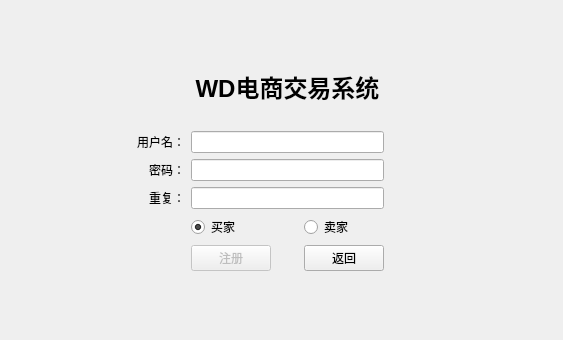
      <widget class="QWidget" name="registerPage">
       <layout class="QGridLayout" name="gridLayout_3" rowstretch="8,1,3,1,1,1,1,8,8" columnstretch="6,2,2,1,2,8">
        <item row="0" column="3">
         <spacer name="verticalSpacer_6">
          <property name="orientation">
           <enum>Qt::Vertical</enum>
          </property>
          <property name="sizeHint" stdset="0">
           <size>
            <width>20</width>
            <height>72</height>
           </size>
          </property>
         </spacer>
        </item>
        <item row="1" column="2" colspan="3">
         <widget class="QLabel" name="label_head_1">
          <property name="font">
           <font>
            <pointsize>18</pointsize>
            <weight>75</weight>
            <bold>true</bold>
           </font>
          </property>
          <property name="text">
           <string>WD电商交易系统</string>
          </property>
          <property name="alignment">
           <set>Qt::AlignCenter</set>
          </property>
         </widget>
        </item>
        <item row="2" column="3">
         <spacer name="verticalSpacer_4">
          <property name="font">
           <font>
            <family>微软雅黑</family>
           </font>
          </property>
          <property name="orientation">
           <enum>Qt::Vertical</enum>
          </property>
          <property name="sizeHint" stdset="0">
           <size>
            <width>20</width>
            <height>25</height>
           </size>
          </property>
         </spacer>
        </item>
        <item row="3" column="1">
         <widget class="QLabel" name="label_user_register">
          <property name="text">
           <string>用户名：</string>
          </property>
          <property name="alignment">
           <set>Qt::AlignRight|Qt::AlignTrailing|Qt::AlignVCenter</set>
          </property>
         </widget>
        </item>
        <item row="3" column="2" colspan="3">
         <widget class="QLineEdit" name="lineEdit_user_register"/>
        </item>
        <item row="4" column="0">
         <spacer name="horizontalSpacer_8">
          <property name="orientation">
           <enum>Qt::Horizontal</enum>
          </property>
          <property name="sizeHint" stdset="0">
           <size>
            <width>124</width>
            <height>20</height>
           </size>
          </property>
         </spacer>
        </item>
        <item row="4" column="1">
         <widget class="QLabel" name="label_pwd_register">
          <property name="text">
           <string>密码：</string>
          </property>
          <property name="alignment">
           <set>Qt::AlignRight|Qt::AlignTrailing|Qt::AlignVCenter</set>
          </property>
         </widget>
        </item>
        <item row="4" column="2" colspan="3">
         <widget class="QLineEdit" name="lineEdit_pwd_register">
          <property name="echoMode">
           <enum>QLineEdit::Password</enum>
          </property>
         </widget>
        </item>
        <item row="4" column="5">
         <spacer name="horizontalSpacer_9">
          <property name="orientation">
           <enum>Qt::Horizontal</enum>
          </property>
          <property name="sizeHint" stdset="0">
           <size>
            <width>167</width>
            <height>20</height>
           </size>
          </property>
         </spacer>
        </item>
        <item row="5" column="1">
         <widget class="QLabel" name="label_pwd_repeat">
          <property name="text">
           <string>重复：</string>
          </property>
          <property name="alignment">
           <set>Qt::AlignRight|Qt::AlignTrailing|Qt::AlignVCenter</set>
          </property>
         </widget>
        </item>
        <item row="5" column="2" colspan="3">
         <widget class="QLineEdit" name="lineEdit_pwd_repeat">
          <property name="echoMode">
           <enum>QLineEdit::Password</enum>
          </property>
         </widget>
        </item>
        <item row="6" column="2">
         <widget class="QRadioButton" name="radioButton_buyer">
          <property name="text">
           <string>买家</string>
          </property>
          <property name="checked">
           <bool>true</bool>
          </property>
          <attribute name="buttonGroup">
           <string notr="true">buttonGroup</string>
          </attribute>
         </widget>
        </item>
        <item row="6" column="3">
         <spacer name="horizontalSpacer_6">
          <property name="font">
           <font>
            <family>微软雅黑</family>
           </font>
          </property>
          <property name="orientation">
           <enum>Qt::Horizontal</enum>
          </property>
          <property name="sizeHint" stdset="0">
           <size>
            <width>24</width>
            <height>20</height>
           </size>
          </property>
         </spacer>
        </item>
        <item row="6" column="4">
         <widget class="QRadioButton" name="radioButton_seller">
          <property name="text">
           <string>卖家</string>
          </property>
          <attribute name="buttonGroup">
           <string notr="true">buttonGroup</string>
          </attribute>
         </widget>
        </item>
        <item row="7" column="2">
         <widget class="QPushButton" name="pushButton_register">
          <property name="enabled">
           <bool>false</bool>
          </property>
          <property name="text">
           <string>注册</string>
          </property>
         </widget>
        </item>
        <item row="7" column="3">
         <spacer name="horizontalSpacer_7">
          <property name="font">
           <font>
            <family>微软雅黑</family>
           </font>
          </property>
          <property name="orientation">
           <enum>Qt::Horizontal</enum>
          </property>
          <property name="sizeHint" stdset="0">
           <size>
            <width>24</width>
            <height>20</height>
           </size>
          </property>
         </spacer>
        </item>
        <item row="7" column="4">
         <widget class="QPushButton" name="pushButton_back">
          <property name="text">
           <string>返回</string>
          </property>
         </widget>
        </item>
        <item row="8" column="3">
         <spacer name="verticalSpacer_5">
          <property name="orientation">
           <enum>Qt::Vertical</enum>
          </property>
          <property name="sizeHint" stdset="0">
           <size>
            <width>20</width>
            <height>40</height>
           </size>
          </property>
         </spacer>
        </item>
       </layout>
      </widget>
